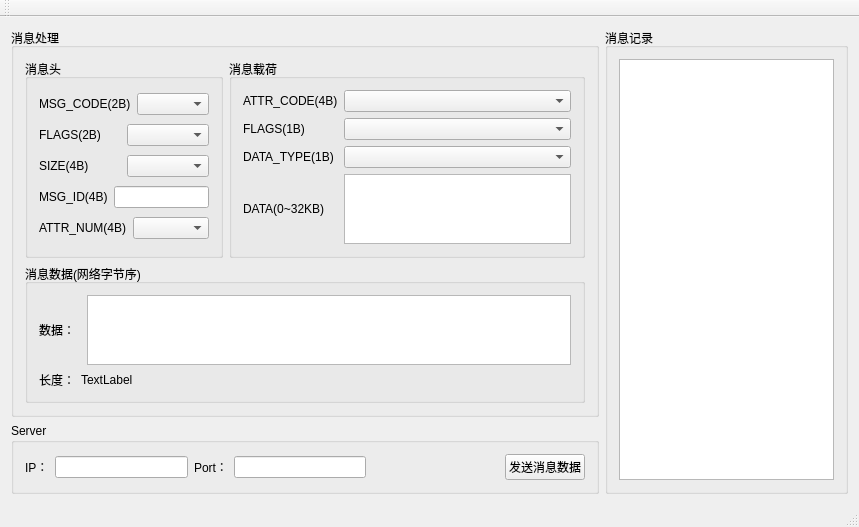
<?xml version="1.0" encoding="UTF-8"?>
<ui version="4.0">
 <class>P2TestClass</class>
 <widget class="QMainWindow" name="P2TestClass">
  <property name="geometry">
   <rect>
    <x>0</x>
    <y>0</y>
    <width>859</width>
    <height>476</height>
   </rect>
  </property>
  <property name="windowTitle">
   <string>P2Test</string>
  </property>
  <widget class="QWidget" name="centralWidget">
   <layout class="QGridLayout" name="gridLayout_10">
    <item row="0" column="0">
     <widget class="QGroupBox" name="groupBox_4">
      <property name="title">
       <string>消息处理</string>
      </property>
      <layout class="QGridLayout" name="gridLayout_4">
       <item row="0" column="0">
        <widget class="QGroupBox" name="groupBox">
         <property name="title">
          <string>消息头</string>
         </property>
         <layout class="QVBoxLayout" name="verticalLayout">
          <item>
           <layout class="QHBoxLayout" name="horizontalLayout_2">
            <item>
             <widget class="QLabel" name="label">
              <property name="text">
               <string>MSG_CODE(2B)</string>
              </property>
             </widget>
            </item>
            <item>
             <widget class="QComboBox" name="msgCodeCombo"/>
            </item>
           </layout>
          </item>
          <item>
           <layout class="QHBoxLayout" name="horizontalLayout_3">
            <item>
             <widget class="QLabel" name="label_2">
              <property name="text">
               <string>FLAGS(2B)</string>
              </property>
             </widget>
            </item>
            <item>
             <widget class="QComboBox" name="msgFlagsCombo"/>
            </item>
           </layout>
          </item>
          <item>
           <layout class="QHBoxLayout" name="horizontalLayout_4">
            <item>
             <widget class="QLabel" name="label_5">
              <property name="text">
               <string>SIZE(4B)</string>
              </property>
             </widget>
            </item>
            <item>
             <widget class="QComboBox" name="msgSizeCombo"/>
            </item>
           </layout>
          </item>
          <item>
           <layout class="QHBoxLayout" name="horizontalLayout_5">
            <item>
             <widget class="QLabel" name="label_6">
              <property name="text">
               <string>MSG_ID(4B)</string>
              </property>
             </widget>
            </item>
            <item>
             <widget class="QLineEdit" name="msgIDLineEdit"/>
            </item>
           </layout>
          </item>
          <item>
           <layout class="QHBoxLayout" name="horizontalLayout_6">
            <item>
             <widget class="QLabel" name="label_7">
              <property name="text">
               <string>ATTR_NUM(4B)</string>
              </property>
             </widget>
            </item>
            <item>
             <widget class="QComboBox" name="attrNumCombo"/>
            </item>
           </layout>
          </item>
         </layout>
        </widget>
       </item>
       <item row="0" column="1">
        <widget class="QGroupBox" name="groupBox_2">
         <property name="title">
          <string>消息载荷</string>
         </property>
         <layout class="QGridLayout" name="gridLayout_2">
          <item row="0" column="0">
           <widget class="QLabel" name="label_8">
            <property name="text">
             <string>ATTR_CODE(4B)</string>
            </property>
           </widget>
          </item>
          <item row="0" column="1">
           <widget class="QComboBox" name="attrCodeCombo"/>
          </item>
          <item row="1" column="0">
           <widget class="QLabel" name="label_9">
            <property name="text">
             <string>FLAGS(1B)</string>
            </property>
           </widget>
          </item>
          <item row="1" column="1">
           <widget class="QComboBox" name="attrFlagsCombo"/>
          </item>
          <item row="2" column="0">
           <widget class="QLabel" name="label_10">
            <property name="text">
             <string>DATA_TYPE(1B)</string>
            </property>
           </widget>
          </item>
          <item row="2" column="1">
           <widget class="QComboBox" name="attrDataTypeCombo"/>
          </item>
          <item row="3" column="0">
           <widget class="QLabel" name="label_11">
            <property name="text">
             <string>DATA(0~32KB)</string>
            </property>
           </widget>
          </item>
          <item row="3" column="1">
           <widget class="QTextEdit" name="attrDataTextEdit"/>
          </item>
         </layout>
        </widget>
       </item>
       <item row="1" column="0" colspan="2">
        <widget class="QGroupBox" name="groupBox_3">
         <property name="title">
          <string>消息数据(网络字节序)</string>
         </property>
         <layout class="QGridLayout" name="gridLayout_3">
          <item row="0" column="0" colspan="2">
           <widget class="QLabel" name="label_12">
            <property name="text">
             <string>数据：</string>
            </property>
           </widget>
          </item>
          <item row="0" column="2">
           <widget class="QTextEdit" name="msgDataTextEdit">
            <property name="readOnly">
             <bool>true</bool>
            </property>
           </widget>
          </item>
          <item row="1" column="0">
           <widget class="QLabel" name="label_13">
            <property name="text">
             <string>长度：</string>
            </property>
           </widget>
          </item>
          <item row="1" column="1" colspan="2">
           <widget class="QLabel" name="msgLengthLabel">
            <property name="text">
             <string>TextLabel</string>
            </property>
           </widget>
          </item>
         </layout>
        </widget>
       </item>
      </layout>
     </widget>
    </item>
    <item row="0" column="1" rowspan="2">
     <widget class="QGroupBox" name="groupBox_10">
      <property name="title">
       <string>消息记录</string>
      </property>
      <layout class="QGridLayout" name="gridLayout_9">
       <item row="0" column="0">
        <widget class="QTextEdit" name="logTextEdit">
         <property name="readOnly">
          <bool>true</bool>
         </property>
        </widget>
       </item>
      </layout>
     </widget>
    </item>
    <item row="1" column="0">
     <widget class="QGroupBox" name="groupBox_5">
      <property name="title">
       <string>Server</string>
      </property>
      <layout class="QHBoxLayout" name="horizontalLayout">
       <item>
        <widget class="QLabel" name="label_15">
         <property name="text">
          <string>IP：</string>
         </property>
        </widget>
       </item>
       <item>
        <widget class="QLineEdit" name="ipLineEdit"/>
       </item>
       <item>
        <widget class="QLabel" name="label_16">
         <property name="text">
          <string>Port：</string>
         </property>
        </widget>
       </item>
       <item>
        <widget class="QLineEdit" name="portLineEdit"/>
       </item>
       <item>
        <spacer name="horizontalSpacer">
         <property name="orientation">
          <enum>Qt::Horizontal</enum>
         </property>
         <property name="sizeHint" stdset="0">
          <size>
           <width>124</width>
           <height>20</height>
          </size>
         </property>
        </spacer>
       </item>
       <item>
        <widget class="QPushButton" name="sendMsgPushButton">
         <property name="text">
          <string>发送消息数据</string>
         </property>
        </widget>
       </item>
      </layout>
     </widget>
    </item>
   </layout>
  </widget>
  <widget class="QMenuBar" name="menuBar">
   <property name="geometry">
    <rect>
     <x>0</x>
     <y>0</y>
     <width>859</width>
     <height>23</height>
    </rect>
   </property>
  </widget>
  <widget class="QToolBar" name="mainToolBar">
   <attribute name="toolBarArea">
    <enum>TopToolBarArea</enum>
   </attribute>
   <attribute name="toolBarBreak">
    <bool>false</bool>
   </attribute>
  </widget>
  <widget class="QStatusBar" name="statusBar"/>
 </widget>
 <layoutdefault spacing="6" margin="11"/>
 <resources>
  <include location="p2test.qrc"/>
 </resources>
 <connections/>
</ui>
